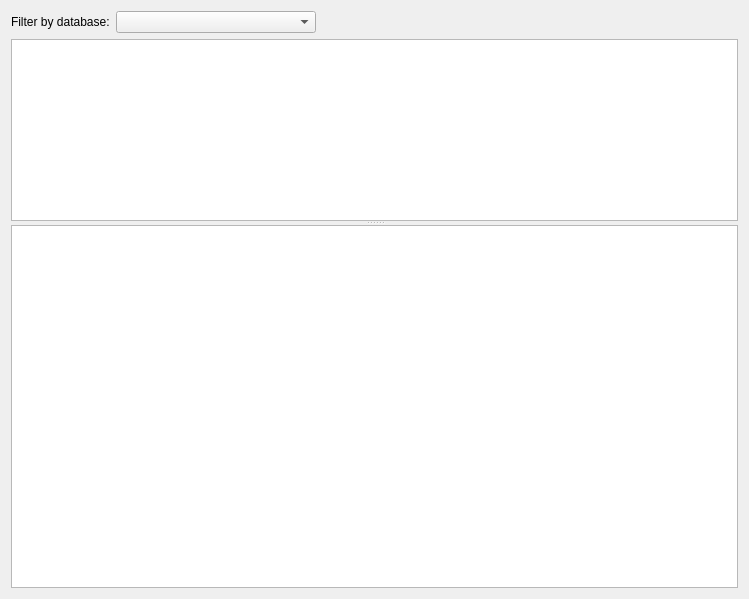
<?xml version="1.0" encoding="UTF-8"?>
<ui version="4.0">
 <class>DdlHistoryWindow</class>
 <widget class="QWidget" name="DdlHistoryWindow">
  <property name="geometry">
   <rect>
    <x>0</x>
    <y>0</y>
    <width>749</width>
    <height>599</height>
   </rect>
  </property>
  <property name="windowTitle">
   <string notr="true">Form</string>
  </property>
  <layout class="QVBoxLayout" name="verticalLayout">
   <item>
    <widget class="QWidget" name="widget" native="true">
     <layout class="QHBoxLayout" name="horizontalLayout">
      <property name="leftMargin">
       <number>0</number>
      </property>
      <property name="topMargin">
       <number>0</number>
      </property>
      <property name="rightMargin">
       <number>0</number>
      </property>
      <property name="bottomMargin">
       <number>0</number>
      </property>
      <item>
       <widget class="QLabel" name="label">
        <property name="text">
         <string>Filter by database:</string>
        </property>
       </widget>
      </item>
      <item>
       <widget class="QComboBox" name="comboBox">
        <property name="minimumSize">
         <size>
          <width>200</width>
          <height>0</height>
         </size>
        </property>
        <property name="editable">
         <bool>false</bool>
        </property>
       </widget>
      </item>
      <item>
       <spacer name="horizontalSpacer">
        <property name="orientation">
         <enum>Qt::Horizontal</enum>
        </property>
        <property name="sizeHint" stdset="0">
         <size>
          <width>40</width>
          <height>20</height>
         </size>
        </property>
       </spacer>
      </item>
     </layout>
    </widget>
   </item>
   <item>
    <widget class="QSplitter" name="splitter">
     <property name="orientation">
      <enum>Qt::Vertical</enum>
     </property>
     <widget class="QTableView" name="tableView">
      <property name="sizePolicy">
       <sizepolicy hsizetype="Expanding" vsizetype="Expanding">
        <horstretch>0</horstretch>
        <verstretch>1</verstretch>
       </sizepolicy>
      </property>
      <property name="editTriggers">
       <set>QAbstractItemView::NoEditTriggers</set>
      </property>
      <property name="alternatingRowColors">
       <bool>true</bool>
      </property>
      <property name="selectionMode">
       <enum>QAbstractItemView::SingleSelection</enum>
      </property>
      <property name="selectionBehavior">
       <enum>QAbstractItemView::SelectRows</enum>
      </property>
      <property name="verticalScrollMode">
       <enum>QAbstractItemView::ScrollPerPixel</enum>
      </property>
      <property name="horizontalScrollMode">
       <enum>QAbstractItemView::ScrollPerPixel</enum>
      </property>
      <attribute name="verticalHeaderVisible">
       <bool>false</bool>
      </attribute>
     </widget>
     <widget class="SqlView" name="ddlEdit">
      <property name="sizePolicy">
       <sizepolicy hsizetype="Expanding" vsizetype="Expanding">
        <horstretch>0</horstretch>
        <verstretch>2</verstretch>
       </sizepolicy>
      </property>
      <property name="readOnly">
       <bool>true</bool>
      </property>
     </widget>
    </widget>
   </item>
  </layout>
 </widget>
 <customwidgets>
  <customwidget>
   <class>SqlView</class>
   <extends>QPlainTextEdit</extends>
   <header>sqlview.h</header>
  </customwidget>
 </customwidgets>
 <resources/>
 <connections/>
</ui>
